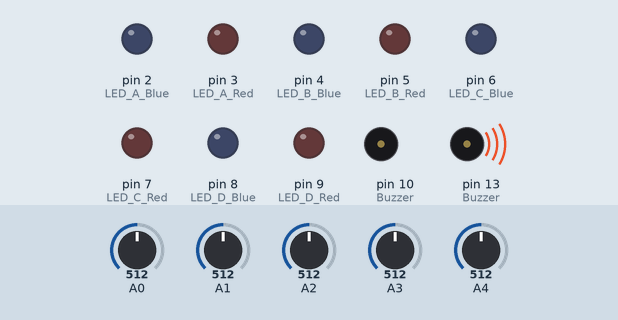
Recording of a sketch running on a simulated Arduino Nano, built with avr-gcc and run on an emulated ATmega328P. Parts: output pins drawn as LEDs (lit = HIGH), buzzer (waves = sounding, pin HIGH). The test bench sets the inputs (shaded band); at power-on: A0 = 512, A1 = 512, A2 = 512, A3 = 512, A4 = 512. What the sketch prints to the serial monitor is not drawn.

Above: at 4.2 s.
4.3 s: A0 set to 525
At 6.7 s:
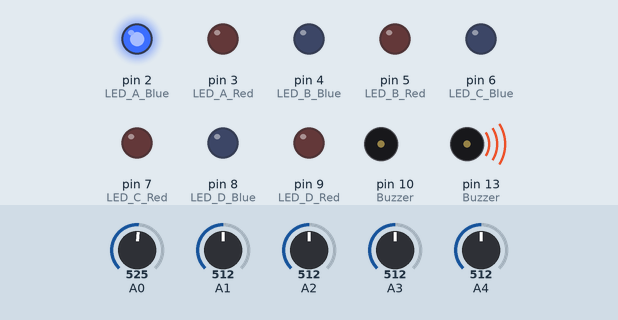
At 7.4 s:
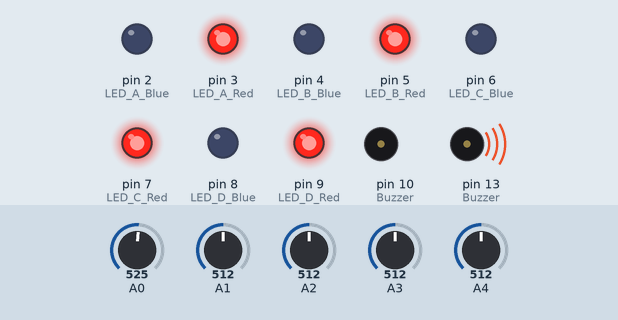
Timing chart, 0 to 8.9 s (numbered marks = the images above; inputs shaded):
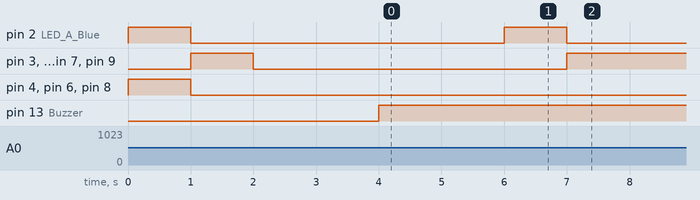

The sketch:

TankTempMonitor.ino
```cpp
// Tank temp monitor for Arduino Nano - Sam Faull

#include <SoftwareSerial.h>
#include <SerialCommand.h>

/* ADJUSTABLE PARAMETERS, please alter the values in this section to your preference */
#define lowerLimit      25   // temp (in deg C) at which LEDs go blue
#define upperLimit      35   // temp (in deg C) at which LEDs go red

#define beepQuantity    5       // the number of times the buzzer beep
#define beepDelay       18000   // 3 mins -> the delay before the alarm sounds
#define ALARM_PERIOD    500     // 500ms
#define PUBLISH_PERIOD  12000  // 2 mins = 2 * 60 * 1000
#define UPDATE_PERIOD   1000     // how often (in milliseconds) the sensors will refresh
                                //   this is also how long the buzzer will beep for
                                //   (time on = refreshRate, time off = refreshRate)

#define SENSOR_COUNT  5 // one ambient, 4 tank
#define BUFFER_SIZE   10

SoftwareSerial esp = SoftwareSerial(11, 12); // RX, TX

SerialCommand sCmd(esp);     // The demo SerialCommand object

// Global variables
int cnt = beepDelay + (2*beepQuantity) + 1;    // global counter variable
bool alarm_enabled = false;
int alarm_count = 0;
bool Standby = false;

int readArray[SENSOR_COUNT][BUFFER_SIZE] = {};
float temp[SENSOR_COUNT] = {0,0,0,0};

unsigned long runTime         = 0,
              alarmTimer      = 0,
              updateTimer     = 0,
              publishTimer    = 0;

void setup()
{
  Serial.begin(115200);  //Start the serial connection with the computer
  esp.begin(38400);   // start a software serial to talk to the ESP

    // Setup callbacks for SerialCommand commands
  sCmd.addCommand("ON",    cmdOn);          // Turns LED on
  sCmd.addCommand("OFF",   cmdOff);         // Turns LED off
  sCmd.addDefaultHandler(unrecognized);  // Handler for command that isn't matched  (says "What?")

  init_IO();  // set up outputs and inputs
  LED_test(); // run LED test sequence
  setTimer(&updateTimer);
  Serial.println("Ready...");
}

/////////////////////////////////////main code//////////////////////////////////////////////////////////
void loop()
{

  sCmd.readSerial();     // We don't do much, just process serial commands


  /* Periodically read the inputs */
  if (timerExpired(updateTimer, UPDATE_PERIOD))
  {
    setTimer(&updateTimer);  // reset timer
    read_temp();
    //serial_debug();
    if (!Standby) // only update the LEDs if not in standby mode
    {
      digitalWrite(13, HIGH);
      set_LED_state();
    }
  }

  /* Periodically check if alarm should be enabled*/
  if (timerExpired(alarmTimer, ALARM_PERIOD)) // check for button press periodically
  {
    setTimer(&alarmTimer);  // reset timer
    if (alarm_enabled)
    {
      alarm_count++;
      if (alarm_count > beepDelay*2)
        alarm();
    }
  }

}

void init_IO(void)
{
  // set outputs for LEDs + buzzer
  pinMode(2, OUTPUT);   //LED A Blue
  pinMode(3, OUTPUT);   //LED A Red
  pinMode(4, OUTPUT);   //LED B Blue
  pinMode(5, OUTPUT);   //LED B Red
  pinMode(6, OUTPUT);   //LED C Blue
  pinMode(7, OUTPUT);   //LED C Red
  pinMode(8, OUTPUT);   //LED D Blue
  pinMode(9, OUTPUT);   //LED D Red
  pinMode(10, OUTPUT);  //Buzzer
  pinMode(13, OUTPUT);  //Buzzer
}

void LED_test(void)
{
  // test Blue LEDs
  digitalWrite(2, HIGH);
  digitalWrite(4, HIGH);
  digitalWrite(6, HIGH);
  digitalWrite(8, HIGH);
  delay(1000);
  // test Red LEDs
  digitalWrite(2, LOW);
  digitalWrite(4, LOW);
  digitalWrite(6, LOW);
  digitalWrite(8, LOW);
  digitalWrite(3, HIGH);
  digitalWrite(5, HIGH);
  digitalWrite(7, HIGH);
  digitalWrite(9, HIGH);
  delay(1000);
  // LEDs off
  digitalWrite(3, LOW);
  digitalWrite(5, LOW);
  digitalWrite(7, LOW);
  digitalWrite(9, LOW);
  delay(1000);
}

void read_temp(void)
{
  static int addr = 0;
  float voltage[SENSOR_COUNT];
  static long movingTotal[SENSOR_COUNT];

  // get adc reading from temp sensors
  for (int i=0; i<SENSOR_COUNT; i++)
  {
    // temp is our moving average, so...
    // subtract the temperature value thats about to be wiped from the array
    movingTotal[i] -= readArray[i][addr];
    // read in the new value
    readArray[i][addr] = analogRead(i);
    // add said new value to the moving total
    movingTotal[i] += readArray[i][addr];

    // convert the moving total adc reading to voltage (for 3.3v arduino use 3.3)
    voltage[i] = (movingTotal[i]/BUFFER_SIZE) * 5.0;
    voltage[i] /= 1024.0;

    // calculate temp from voltage
    temp[i] = (voltage[i] - 0.5) * 100 ;  //converting from 10 mv per degree wit 500 mV offset to degrees ((voltage - 500mV) times 100)

    if (i==1)
      temp[i] -= 6.3 ;  // 6 deg offset because this sensor is slightly out

    //Serial.println(temp[i]);
  }

  // increment the array address pointer (circular buffer)
  if (addr >= BUFFER_SIZE-1)
    addr=0;
  else
    addr++;

}

void serial_debug(void)
{
  // print temp to serial
  for (int i=0; i<SENSOR_COUNT; i++)
    Serial.print(temp[0]); Serial.print(" deg C \t");
}

void set_LED_state(void)
{
///////////////////////////////////conditions for sensor 0 /////////////////////////////////////////
 if (temp[0] <= lowerLimit)
 {
  digitalWrite(2, LOW);
  digitalWrite(3, LOW);
 }
 else if (temp[0] > lowerLimit && temp[0] < upperLimit)
 {
  digitalWrite(2, HIGH);
  digitalWrite(3, LOW);
 }
 else if (temp[0] >= upperLimit)
 {
  digitalWrite(2, LOW);
  digitalWrite(3, HIGH);
 }

///////////////////////////////////conditions for sensor 1 /////////////////////////////////////////
 if (temp[1] <= lowerLimit)
 {
  digitalWrite(4, LOW);
  digitalWrite(5, LOW);
  digitalWrite(10, LOW);
  alarm_enabled = true;
 }
 else if (temp[1] > lowerLimit && temp[1] < upperLimit)
 {
  digitalWrite(4, HIGH);
  digitalWrite(5, LOW);
  alarm_enabled = false;
 }
 else if (temp[1] >= upperLimit)
 {
  digitalWrite(4, LOW);
  digitalWrite(5, HIGH);
  digitalWrite(10, LOW);
  alarm_enabled = false;
 }

 ///////////////////////////////////conditions for sensor 2 /////////////////////////////////////////
 if (temp[2] <= lowerLimit)
 {
  digitalWrite(6, LOW);
  digitalWrite(7, LOW);
 }
 else if (temp[2] > lowerLimit && temp[2] < upperLimit)
 {
  digitalWrite(6, HIGH);
  digitalWrite(7, LOW);
 }
 else if (temp[2] >= upperLimit)
 {
  digitalWrite(6, LOW);
  digitalWrite(7, HIGH);
 }

 ///////////////////////////////////conditions for sensor 3 /////////////////////////////////////////
 if (temp[3] <= lowerLimit)
 {
  digitalWrite(8, LOW);
  digitalWrite(9, LOW);
 }
 else if (temp[3] > lowerLimit && temp[3] < upperLimit)
 {
  digitalWrite(8, HIGH);
  digitalWrite(9, LOW);
 }
 else if (temp[3] >= upperLimit)
 {
  digitalWrite(8, LOW);
  digitalWrite(9, HIGH);
 }
}

void alarm(void)
{
  // Buzzer will turn on and off at the refresh rate when the temp dips bellow 45 degrees
  // It will do this 5 times and then stop

  static bool alarm_state = 0;
  static int cycles = 0;

  alarm_state != alarm_state;

  if (alarm_state)
    digitalWrite(10, HIGH);
  else
  {
    digitalWrite(10, LOW);
    cycles++;
  }

  if (cycles > 10)
  {
    alarm_enabled = false;
    alarm_count = 0;
  }

}

void leds_off(void)
{
  for (int i=2; i<=9; i++)
    digitalWrite(i, LOW);
}

/* pass this function a pointer to an unsigned long to store the start time for the timer */
void setTimer(unsigned long *startTime)
{
  runTime = millis();    // get time running in ms
  *startTime = runTime;  // store the current time
}

/* call this function and pass it the variable which stores the timer start time and the desired expiry time
   returns true fi timer has expired */
bool timerExpired(unsigned long startTime, unsigned long expiryTime)
{
  runTime = millis(); // get time running in ms
  if ( (runTime - startTime) >= expiryTime )
    return true;
  else
    return false;
}

void cmdOn(void)
{
  Serial.println("LEDs ENABLED");
  Standby = false;
  publishReadings();
}

void cmdOff(void)
{
  Serial.println("LEDs DISABLED");
  Standby = true;
  leds_off();
  digitalWrite(13, LOW);
  publishReadings();
}

void publishReadings(void)
{
  Serial.println("Publish temperature");
  // upload to te internet
  String cmd;
  /* send the ID of the sensor followed by the temperature (comma seperated) */
  cmd = String(temp[0]) + "," + String(temp[1]) + "," + String(temp[2]) + "," + String(temp[3]) + "," + String(temp[4]);
  esp.println(cmd);
  Serial.println(cmd);
}

// This gets set as the default handler, and gets called when no other command matches.
void unrecognized()
{
  Serial.println("What?");
  Serial.println("(softserial) What?");
}
```

Measured:
- the behaviour switches between 513 and 514 on A0 (found by bisection; images 0 and 1)
- after the input at 4.3 s, pin 2 (LED_A_Blue): LOW → HIGH after 1.7 s, → LOW 1.0 s later
